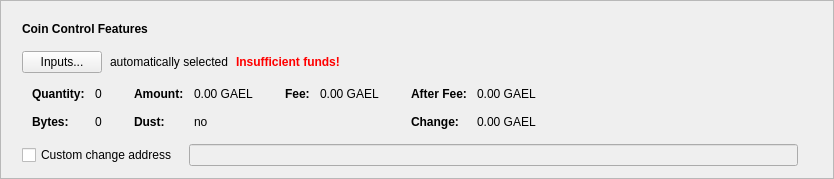
      <widget class="QFrame" name="frameCoinControl">
       <property name="sizePolicy">
        <sizepolicy hsizetype="Expanding" vsizetype="Fixed">
         <horstretch>0</horstretch>
         <verstretch>0</verstretch>
        </sizepolicy>
       </property>
       <property name="frameShape">
        <enum>QFrame::StyledPanel</enum>
       </property>
       <property name="frameShadow">
        <enum>QFrame::Raised</enum>
       </property>
       <layout class="QVBoxLayout" name="verticalLayout_2">
        <item>
         <layout class="QVBoxLayout" name="verticalLayoutCoinControl" stretch="0,0,0,0,0">
          <property name="spacing">
           <number>0</number>
          </property>
          <property name="sizeConstraint">
           <enum>QLayout::SetDefaultConstraint</enum>
          </property>
          <property name="leftMargin">
           <number>10</number>
          </property>
          <property name="topMargin">
           <number>10</number>
          </property>
          <item>
           <layout class="QHBoxLayout" name="horizontalLayoutCoinControl1">
            <property name="bottomMargin">
             <number>15</number>
            </property>
            <item>
             <widget class="QLabel" name="labelCoinControlFeatures">
              <property name="sizePolicy">
               <sizepolicy hsizetype="Preferred" vsizetype="Maximum">
                <horstretch>0</horstretch>
                <verstretch>0</verstretch>
               </sizepolicy>
              </property>
              <property name="font">
               <font>
                <weight>75</weight>
                <bold>true</bold>
               </font>
              </property>
              <property name="styleSheet">
               <string notr="true">font-weight:bold;</string>
              </property>
              <property name="text">
               <string>Coin Control Features</string>
              </property>
             </widget>
            </item>
           </layout>
          </item>
          <item>
           <layout class="QHBoxLayout" name="horizontalLayoutCoinControl2" stretch="0,0,0,0">
            <property name="spacing">
             <number>8</number>
            </property>
            <property name="bottomMargin">
             <number>10</number>
            </property>
            <item>
             <widget class="QPushButton" name="pushButtonCoinControl">
              <property name="styleSheet">
               <string notr="true"/>
              </property>
              <property name="text">
               <string>Inputs...</string>
              </property>
              <property name="autoDefault">
               <bool>false</bool>
              </property>
             </widget>
            </item>
            <item>
             <widget class="QLabel" name="labelCoinControlAutomaticallySelected">
              <property name="text">
               <string>automatically selected</string>
              </property>
              <property name="margin">
               <number>5</number>
              </property>
             </widget>
            </item>
            <item>
             <widget class="QLabel" name="labelCoinControlInsuffFunds">
              <property name="font">
               <font>
                <weight>75</weight>
                <bold>true</bold>
               </font>
              </property>
              <property name="styleSheet">
               <string notr="true">color:red;font-weight:bold;</string>
              </property>
              <property name="text">
               <string>Insufficient funds!</string>
              </property>
              <property name="margin">
               <number>5</number>
              </property>
             </widget>
            </item>
            <item>
             <spacer name="horizontalSpacerCoinControl">
              <property name="orientation">
               <enum>Qt::Horizontal</enum>
              </property>
              <property name="sizeHint" stdset="0">
               <size>
                <width>40</width>
                <height>1</height>
               </size>
              </property>
             </spacer>
            </item>
           </layout>
          </item>
          <item>
           <widget class="QWidget" name="widgetCoinControl" native="true">
            <property name="sizePolicy">
             <sizepolicy hsizetype="Preferred" vsizetype="Preferred">
              <horstretch>0</horstretch>
              <verstretch>0</verstretch>
             </sizepolicy>
            </property>
            <property name="minimumSize">
             <size>
              <width>0</width>
              <height>0</height>
             </size>
            </property>
            <property name="styleSheet">
             <string notr="true"/>
            </property>
            <layout class="QHBoxLayout" name="horizontalLayoutCoinControl5">
             <property name="leftMargin">
              <number>0</number>
             </property>
             <property name="topMargin">
              <number>0</number>
             </property>
             <property name="rightMargin">
              <number>0</number>
             </property>
             <property name="bottomMargin">
              <number>0</number>
             </property>
             <item>
              <layout class="QHBoxLayout" name="horizontalLayoutCoinControl3" stretch="0,0,0,1">
               <property name="spacing">
                <number>20</number>
               </property>
               <property name="topMargin">
                <number>0</number>
               </property>
               <property name="bottomMargin">
                <number>10</number>
               </property>
               <item>
                <layout class="QFormLayout" name="formLayoutCoinControl1">
                 <property name="horizontalSpacing">
                  <number>10</number>
                 </property>
                 <property name="verticalSpacing">
                  <number>14</number>
                 </property>
                 <property name="leftMargin">
                  <number>10</number>
                 </property>
                 <property name="topMargin">
                  <number>4</number>
                 </property>
                 <property name="rightMargin">
                  <number>6</number>
                 </property>
                 <item row="0" column="0">
                  <widget class="QLabel" name="labelCoinControlQuantityText">
                   <property name="font">
                    <font>
                     <weight>75</weight>
                     <bold>true</bold>
                    </font>
                   </property>
                   <property name="text">
                    <string>Quantity:</string>
                   </property>
                   <property name="margin">
                    <number>0</number>
                   </property>
                  </widget>
                 </item>
                 <item row="0" column="1">
                  <widget class="QLabel" name="labelCoinControlQuantity">
                   <property name="cursor">
                    <cursorShape>IBeamCursor</cursorShape>
                   </property>
                   <property name="contextMenuPolicy">
                    <enum>Qt::ActionsContextMenu</enum>
                   </property>
                   <property name="text">
                    <string notr="true">0</string>
                   </property>
                   <property name="margin">
                    <number>0</number>
                   </property>
                   <property name="textInteractionFlags">
                    <set>Qt::LinksAccessibleByMouse|Qt::TextSelectableByKeyboard|Qt::TextSelectableByMouse</set>
                   </property>
                  </widget>
                 </item>
                 <item row="1" column="0">
                  <widget class="QLabel" name="labelCoinControlBytesText">
                   <property name="font">
                    <font>
                     <weight>75</weight>
                     <bold>true</bold>
                    </font>
                   </property>
                   <property name="text">
                    <string>Bytes:</string>
                   </property>
                  </widget>
                 </item>
                 <item row="1" column="1">
                  <widget class="QLabel" name="labelCoinControlBytes">
                   <property name="cursor">
                    <cursorShape>IBeamCursor</cursorShape>
                   </property>
                   <property name="contextMenuPolicy">
                    <enum>Qt::ActionsContextMenu</enum>
                   </property>
                   <property name="text">
                    <string notr="true">0</string>
                   </property>
                   <property name="textInteractionFlags">
                    <set>Qt::LinksAccessibleByMouse|Qt::TextSelectableByKeyboard|Qt::TextSelectableByMouse</set>
                   </property>
                  </widget>
                 </item>
                </layout>
               </item>
               <item>
                <layout class="QFormLayout" name="formLayoutCoinControl2">
                 <property name="horizontalSpacing">
                  <number>10</number>
                 </property>
                 <property name="verticalSpacing">
                  <number>14</number>
                 </property>
                 <property name="leftMargin">
                  <number>6</number>
                 </property>
                 <property name="topMargin">
                  <number>4</number>
                 </property>
                 <property name="rightMargin">
                  <number>6</number>
                 </property>
                 <item row="0" column="0">
                  <widget class="QLabel" name="labelCoinControlAmountText">
                   <property name="font">
                    <font>
                     <weight>75</weight>
                     <bold>true</bold>
                    </font>
                   </property>
                   <property name="text">
                    <string>Amount:</string>
                   </property>
                   <property name="margin">
                    <number>0</number>
                   </property>
                  </widget>
                 </item>
                 <item row="0" column="1">
                  <widget class="QLabel" name="labelCoinControlAmount">
                   <property name="cursor">
                    <cursorShape>IBeamCursor</cursorShape>
                   </property>
                   <property name="contextMenuPolicy">
                    <enum>Qt::ActionsContextMenu</enum>
                   </property>
                   <property name="text">
                    <string notr="true">0.00 GAEL</string>
                   </property>
                   <property name="textInteractionFlags">
                    <set>Qt::LinksAccessibleByMouse|Qt::TextSelectableByKeyboard|Qt::TextSelectableByMouse</set>
                   </property>
                  </widget>
                 </item>
                 <item row="1" column="0">
                  <widget class="QLabel" name="labelCoinControlLowOutputText">
                   <property name="font">
                    <font>
                     <weight>75</weight>
                     <bold>true</bold>
                    </font>
                   </property>
                   <property name="text">
                    <string>Dust:</string>
                   </property>
                  </widget>
                 </item>
                 <item row="1" column="1">
                  <widget class="QLabel" name="labelCoinControlLowOutput">
                   <property name="cursor">
                    <cursorShape>IBeamCursor</cursorShape>
                   </property>
                   <property name="contextMenuPolicy">
                    <enum>Qt::ActionsContextMenu</enum>
                   </property>
                   <property name="text">
                    <string notr="true">no</string>
                   </property>
                   <property name="textInteractionFlags">
                    <set>Qt::LinksAccessibleByMouse|Qt::TextSelectableByKeyboard|Qt::TextSelectableByMouse</set>
                   </property>
                  </widget>
                 </item>
                </layout>
               </item>
               <item>
                <layout class="QFormLayout" name="formLayoutCoinControl3">
                 <property name="horizontalSpacing">
                  <number>10</number>
                 </property>
                 <property name="verticalSpacing">
                  <number>14</number>
                 </property>
                 <property name="leftMargin">
                  <number>6</number>
                 </property>
                 <property name="topMargin">
                  <number>4</number>
                 </property>
                 <property name="rightMargin">
                  <number>6</number>
                 </property>
                 <item row="0" column="0">
                  <widget class="QLabel" name="labelCoinControlFeeText">
                   <property name="font">
                    <font>
                     <weight>75</weight>
                     <bold>true</bold>
                    </font>
                   </property>
                   <property name="text">
                    <string>Fee:</string>
                   </property>
                   <property name="margin">
                    <number>0</number>
                   </property>
                  </widget>
                 </item>
                 <item row="0" column="1">
                  <widget class="QLabel" name="labelCoinControlFee">
                   <property name="cursor">
                    <cursorShape>IBeamCursor</cursorShape>
                   </property>
                   <property name="contextMenuPolicy">
                    <enum>Qt::ActionsContextMenu</enum>
                   </property>
                   <property name="text">
                    <string notr="true">0.00 GAEL</string>
                   </property>
                   <property name="textInteractionFlags">
                    <set>Qt::LinksAccessibleByMouse|Qt::TextSelectableByKeyboard|Qt::TextSelectableByMouse</set>
                   </property>
                  </widget>
                 </item>
                </layout>
               </item>
               <item>
                <layout class="QFormLayout" name="formLayoutCoinControl4">
                 <property name="horizontalSpacing">
                  <number>10</number>
                 </property>
                 <property name="verticalSpacing">
                  <number>14</number>
                 </property>
                 <property name="leftMargin">
                  <number>6</number>
                 </property>
                 <property name="topMargin">
                  <number>4</number>
                 </property>
                 <property name="rightMargin">
                  <number>6</number>
                 </property>
                 <item row="0" column="0">
                  <widget class="QLabel" name="labelCoinControlAfterFeeText">
                   <property name="font">
                    <font>
                     <weight>75</weight>
                     <bold>true</bold>
                    </font>
                   </property>
                   <property name="text">
                    <string>After Fee:</string>
                   </property>
                   <property name="margin">
                    <number>0</number>
                   </property>
                  </widget>
                 </item>
                 <item row="0" column="1">
                  <widget class="QLabel" name="labelCoinControlAfterFee">
                   <property name="cursor">
                    <cursorShape>IBeamCursor</cursorShape>
                   </property>
                   <property name="contextMenuPolicy">
                    <enum>Qt::ActionsContextMenu</enum>
                   </property>
                   <property name="text">
                    <string notr="true">0.00 GAEL</string>
                   </property>
                   <property name="textInteractionFlags">
                    <set>Qt::LinksAccessibleByMouse|Qt::TextSelectableByKeyboard|Qt::TextSelectableByMouse</set>
                   </property>
                  </widget>
                 </item>
                 <item row="1" column="0">
                  <widget class="QLabel" name="labelCoinControlChangeText">
                   <property name="font">
                    <font>
                     <weight>75</weight>
                     <bold>true</bold>
                    </font>
                   </property>
                   <property name="text">
                    <string>Change:</string>
                   </property>
                  </widget>
                 </item>
                 <item row="1" column="1">
                  <widget class="QLabel" name="labelCoinControlChange">
                   <property name="cursor">
                    <cursorShape>IBeamCursor</cursorShape>
                   </property>
                   <property name="contextMenuPolicy">
                    <enum>Qt::ActionsContextMenu</enum>
                   </property>
                   <property name="text">
                    <string notr="true">0.00 GAEL</string>
                   </property>
                   <property name="textInteractionFlags">
                    <set>Qt::LinksAccessibleByMouse|Qt::TextSelectableByKeyboard|Qt::TextSelectableByMouse</set>
                   </property>
                  </widget>
                 </item>
                </layout>
               </item>
              </layout>
             </item>
            </layout>
           </widget>
          </item>
          <item>
           <layout class="QHBoxLayout" name="horizontalLayoutCoinControl4" stretch="0,0,0">
            <property name="spacing">
             <number>12</number>
            </property>
            <property name="sizeConstraint">
             <enum>QLayout::SetDefaultConstraint</enum>
            </property>
            <property name="topMargin">
             <number>5</number>
            </property>
            <property name="rightMargin">
             <number>5</number>
            </property>
            <item>
             <widget class="QCheckBox" name="checkBoxCoinControlChange">
              <property name="toolTip">
               <string>If this is activated, but the change address is empty or invalid, change will be sent to a newly generated address.</string>
              </property>
              <property name="text">
               <string>Custom change address</string>
              </property>
             </widget>
            </item>
            <item>
             <widget class="QValidatedLineEdit" name="lineEditCoinControlChange">
              <property name="enabled">
               <bool>false</bool>
              </property>
              <property name="sizePolicy">
               <sizepolicy hsizetype="Expanding" vsizetype="Fixed">
                <horstretch>0</horstretch>
                <verstretch>0</verstretch>
               </sizepolicy>
              </property>
             </widget>
            </item>
            <item>
             <widget class="QLabel" name="labelCoinControlChangeLabel">
              <property name="sizePolicy">
               <sizepolicy hsizetype="Preferred" vsizetype="Expanding">
                <horstretch>0</horstretch>
                <verstretch>0</verstretch>
               </sizepolicy>
              </property>
              <property name="minimumSize">
               <size>
                <width>0</width>
                <height>0</height>
               </size>
              </property>
              <property name="text">
               <string/>
              </property>
              <property name="margin">
               <number>3</number>
              </property>
             </widget>
            </item>
           </layout>
          </item>
          <item>
           <spacer name="verticalSpacerCoinControl">
            <property name="orientation">
             <enum>Qt::Vertical</enum>
            </property>
            <property name="sizeType">
             <enum>QSizePolicy::Expanding</enum>
            </property>
            <property name="sizeHint" stdset="0">
             <size>
              <width>800</width>
              <height>1</height>
             </size>
            </property>
           </spacer>
          </item>
         </layout>
        </item>
       </layout>
      </widget>
